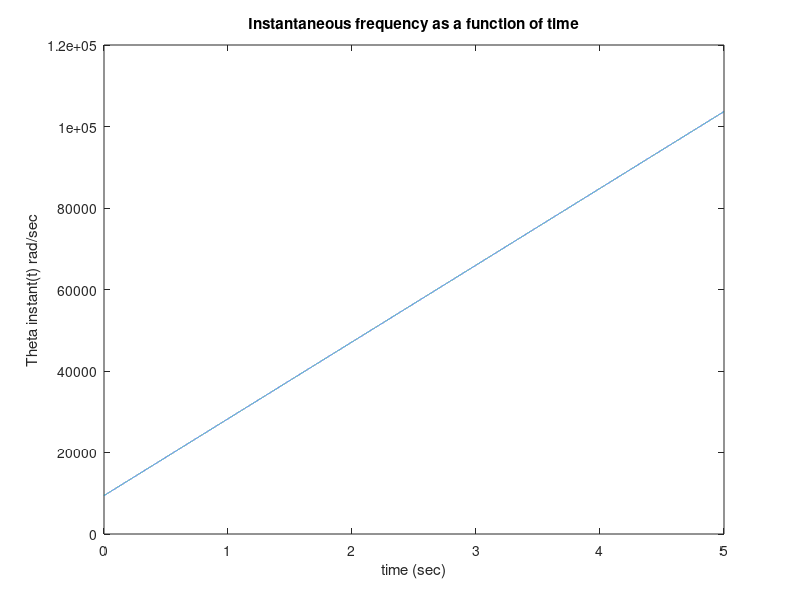

Reproduce this figure in MATLAB. (Note: this script raises an error after producing the figure.)
%% Part 1: Aliasing due to undersampling
% Creating the vector and initializing variables
Omega = 2*pi*1500;
fs = 8192;
T = 2;
t = linspace(0,T,T*fs);
Beta = 2*pi*3000;

x = sin(Omega*t + 0.5*Beta*t.^2);

% Play the sound out loud
% soundsc(x);

% The sound that plays out sounds like it increases and then decreases in
% frequency like a bell curve kind of. It sounds like it hits its maximum
% pitch about halfway through the vector.

% Creating the second sound of 5 seconds
T2 = 5;
t2 = linspace(0,T2,T2*fs);
Beta = 2*pi*3000;

x2 = sin(Omega*t2 + 0.5*Beta*t2.^2);

% Play the sound out
% soundsc(x2)

% This sound sounds like it hits its minimum frequency twice, and is
% different from the one from the first time period.
inst = Omega + Beta*t2;
figure(1);
plot(t2,inst);
title('Instantaneous frequency as a function of time');
xlabel('time (sec)');
ylabel('Theta instant(t) rad/sec');

% Looking at the plot for the instantaneous frequency and the equation that
% that it is derived from the minimum should be at time t=0 and the maximum
% should be at the last time in the vector (in this case at t=5 sec). The
% reason why the sound is so different and the output from the vector is so
% different is because when frequencies past the sampling frequency are
% trying to be picked up in discrete time, there will be overlap in the
% fourier domain and some of the data will be lost (you'll miss some of the
% points you should have picked up) a visual equivalent of this is apparent
% in the video we watched in lecture of the plane's propellor and how it
% appears to be spinning backwards because of the sample rate of the camera

T3 = 0.5;
t3 = linspace(0,T3,T3*fs);
Beta = 2*pi*3000;
x3 = sin(Omega*t3 + 0.5*Beta*t3.^2);

T4 = 0.8;
t4 = linspace(0,T4,T4*fs);
Beta = 2*pi*3000;
x4 = sin(Omega*t4 + 0.5*Beta*t4.^2);

T5 = 1.2;
t5 = linspace(0,T5,T5*fs);
Beta = 2*pi*3000;
x5 = sin(Omega*t5 + 0.5*Beta*t5.^2);

X1 = ctft(x,fs);
X1p = X1(length(X1)/2+1:end);
X3 = ctft(x3,fs);
X3p = X3(length(X3)/2+1:end);
X4 = ctft(x4,fs);
X4p = X4((length(X4)+3)/2:end);
X5 = ctft(x5,fs);
X5p = X5(length(X5)/2+1:end);

f1 = (0:(length(X1)-1)/2)*fs/length(X1);
f3 = (0:(length(X3)-1)/2)*fs/length(X3);
f4 = (0:length(X4)/2-1)*fs/length(X4);
f5 = (0:(length(X5)-1)/2)*fs/length(X5);

figure(2);
subplot(2,2,4);
plot(f1,abs(X1p));
title('T = 2 sec');
xlabel('f (Hz)');
ylabel('Magnitude of fourier transform');

subplot(2,2,1);
plot(f3,abs(X3p));
title('T = 0.5 sec');
xlabel('f (Hz)');
ylabel('Magnitude of fourier transform');

subplot(2,2,2);
plot(f4,abs(X4p));
title('T = 0.8 sec');
xlabel('f (Hz)');
ylabel('Magnitude of fourier transform');

subplot(2,2,3);
plot(f5,abs(X5p));
title('T = 1.2 sec');
xlabel('f (Hz)');
ylabel('Magnitude of fourier transform');

suptitle('Magnitude of fourier transforms for signals of various lengths');

% As the chirp length changes the frequency domain of the function spreads
% out. This makes sense because parsevals relation must be preserved so the
% amplitude decreases as the width increases. It also makes sense because
% more higher frequency components are added in a linear relationship as
% suggested by the instantaneous frequency equation. You can also see the
% aliasing start to happen in the fourier domain where once the
% instantaneous frequency passes half of the sampling frequency there
% starts to become a mess on the right side of the graph (this would be the
% same on the left side because of the symmetry) due to the overlap from
% the frquencies cut off past 4096 Hz. This is most apparent in the
% transition between T=0.8 and T=1.2 and T=2.

%% Part 2: Reconstruction
y = [2 1 -1.1];
t0 = 0:2;

yp = [2 0 0 0 0 1 0 0 0 0 -1.1];
h = [1 2 3 4 5 4 3 2 1]*.2;
ypp = conv(h,yp);
tp = linspace(-(length(h)-1)*0.2/2,2.8,length(ypp));

figure(3);
plot(t0,y,'-x'), hold on, plot(tp,ypp);
title('Linear interpolation');
xlabel('t (sec)');
ylabel('x(t); y(t)=x(t)*h(t)');
legend('Original signal','Convolved signal');

% To correct for the difference in the time for the convolution, you just
% have to use the amount of the left and right overlap for the filter,
% which works out to (length(h)-1)/2 scaled by the sampling period, in this
% case 0.2 seconds.
% Yes the result does match what you would expect for the linear
% interpolation! And if you assume the linearity to be accurate you can
% expect the values of x(-1) = x(3) = 0 by following the slope of the line.

% Sinc Interpolation
T = 0.2;
t = -5:T:5;

test = 1;

testout = sincInterp(test,T,t);
figure(4)
plot(t,testout)
title('Sinc interpolation test');
xlabel('time (sec)');
ylabel('Sinc interpolation magnitude');

% Yes, the test looks like a sinc function (but the sampling period is so
% large that is looks super chunky

out = sincInterp(yp,T,t);
figure(5)
plot(t,out,'-b',tp,ypp,'-r',t0,y,'x')
title('Different interpolation schemes of same data')
ylabel Magnitude; xlabel time(sec); 
legend('sinc interpolation','linear interpolation','original data');

% In my personal opinion I think that the linear interpolation is a more
% natural looking wave than that of the sinc interpolation.

% For this case it can be assumed that the signal is band limited from 0 to
% 2.5 Hz (not including symmetric negative frequencies to avoid redundancy)
% because the sample period is 0.2 seconds so the frequency is 5 Hz, and
% the sampled signal must be less than half the sampling frequency so the
% signal is band limited to 2.5 Hz

type('sincInterp.m')